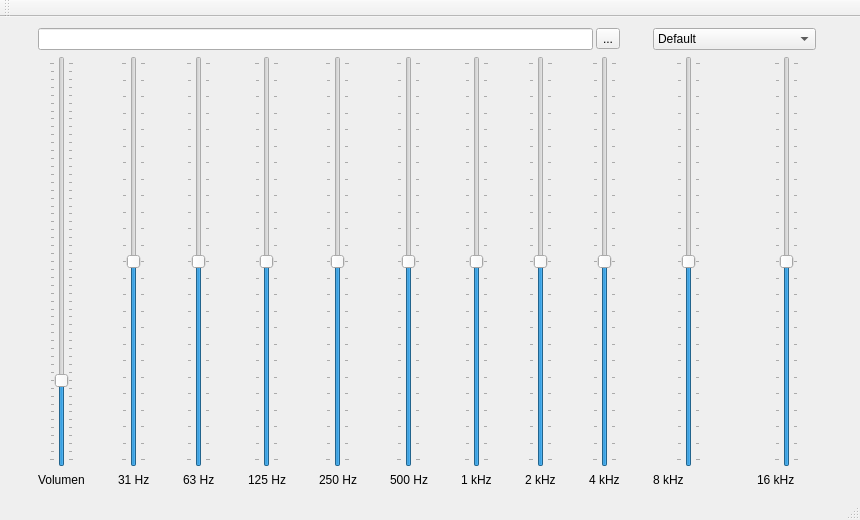
<?xml version="1.0" encoding="UTF-8"?>
<ui version="4.0">
 <class>MainWindow</class>
 <widget class="QMainWindow" name="MainWindow">
  <property name="geometry">
   <rect>
    <x>0</x>
    <y>0</y>
    <width>860</width>
    <height>520</height>
   </rect>
  </property>
  <property name="windowTitle">
   <string>MainWindow</string>
  </property>
  <widget class="QWidget" name="centralWidget">
   <layout class="QGridLayout" name="gridLayout">
    <item row="1" column="2">
     <layout class="QHBoxLayout" name="Filtro63Hz">
      <item>
       <widget class="QSlider" name="filtro63HzSlider">
        <property name="minimum">
         <number>0</number>
        </property>
        <property name="maximum">
         <number>24</number>
        </property>
        <property name="pageStep">
         <number>1</number>
        </property>
        <property name="value">
         <number>12</number>
        </property>
        <property name="sliderPosition">
         <number>12</number>
        </property>
        <property name="orientation">
         <enum>Qt::Vertical</enum>
        </property>
        <property name="tickPosition">
         <enum>QSlider::TicksBothSides</enum>
        </property>
        <property name="tickInterval">
         <number>1</number>
        </property>
       </widget>
      </item>
     </layout>
    </item>
    <item row="1" column="3">
     <layout class="QHBoxLayout" name="Filtro125Hz">
      <item>
       <widget class="QSlider" name="filtro125HzSlider">
        <property name="minimum">
         <number>0</number>
        </property>
        <property name="maximum">
         <number>24</number>
        </property>
        <property name="pageStep">
         <number>1</number>
        </property>
        <property name="value">
         <number>12</number>
        </property>
        <property name="sliderPosition">
         <number>12</number>
        </property>
        <property name="orientation">
         <enum>Qt::Vertical</enum>
        </property>
        <property name="tickPosition">
         <enum>QSlider::TicksBothSides</enum>
        </property>
        <property name="tickInterval">
         <number>1</number>
        </property>
       </widget>
      </item>
     </layout>
    </item>
    <item row="1" column="7">
     <layout class="QHBoxLayout" name="Filtro2kHz">
      <item>
       <widget class="QSlider" name="filtro2kHzSlider">
        <property name="minimum">
         <number>0</number>
        </property>
        <property name="maximum">
         <number>24</number>
        </property>
        <property name="singleStep">
         <number>1</number>
        </property>
        <property name="pageStep">
         <number>1</number>
        </property>
        <property name="value">
         <number>12</number>
        </property>
        <property name="sliderPosition">
         <number>12</number>
        </property>
        <property name="orientation">
         <enum>Qt::Vertical</enum>
        </property>
        <property name="tickPosition">
         <enum>QSlider::TicksBothSides</enum>
        </property>
        <property name="tickInterval">
         <number>1</number>
        </property>
       </widget>
      </item>
     </layout>
    </item>
    <item row="2" column="1">
     <widget class="QLabel" name="filtro31HzLabel">
      <property name="text">
       <string>31 Hz</string>
      </property>
     </widget>
    </item>
    <item row="2" column="2">
     <widget class="QLabel" name="filtro63HzLabel">
      <property name="text">
       <string>63 Hz</string>
      </property>
     </widget>
    </item>
    <item row="2" column="3">
     <widget class="QLabel" name="filtro125HzLabel">
      <property name="text">
       <string>125 Hz</string>
      </property>
     </widget>
    </item>
    <item row="2" column="4">
     <widget class="QLabel" name="filtro250HzLabel">
      <property name="text">
       <string>250 Hz</string>
      </property>
     </widget>
    </item>
    <item row="2" column="10">
     <widget class="QLabel" name="filtro16kHzLabel">
      <property name="text">
       <string>16 kHz</string>
      </property>
     </widget>
    </item>
    <item row="2" column="5">
     <widget class="QLabel" name="filtro500HzLabel">
      <property name="text">
       <string>500 Hz</string>
      </property>
     </widget>
    </item>
    <item row="2" column="6">
     <widget class="QLabel" name="filtro1kHzLabel">
      <property name="text">
       <string>1 kHz</string>
      </property>
     </widget>
    </item>
    <item row="2" column="7">
     <widget class="QLabel" name="filtro2kHzLabel">
      <property name="text">
       <string>2 kHz</string>
      </property>
     </widget>
    </item>
    <item row="2" column="8">
     <widget class="QLabel" name="filtro4kHzLabel">
      <property name="text">
       <string>4 kHz</string>
      </property>
     </widget>
    </item>
    <item row="2" column="9">
     <widget class="QLabel" name="filtro8kHzLabel">
      <property name="text">
       <string>8 kHz</string>
      </property>
     </widget>
    </item>
    <item row="1" column="9">
     <layout class="QHBoxLayout" name="Filtro8kHz">
      <item>
       <widget class="QSlider" name="filtro8kHzSlider">
        <property name="minimum">
         <number>0</number>
        </property>
        <property name="maximum">
         <number>24</number>
        </property>
        <property name="pageStep">
         <number>1</number>
        </property>
        <property name="value">
         <number>12</number>
        </property>
        <property name="sliderPosition">
         <number>12</number>
        </property>
        <property name="orientation">
         <enum>Qt::Vertical</enum>
        </property>
        <property name="tickPosition">
         <enum>QSlider::TicksBothSides</enum>
        </property>
        <property name="tickInterval">
         <number>1</number>
        </property>
       </widget>
      </item>
     </layout>
    </item>
    <item row="1" column="10">
     <layout class="QHBoxLayout" name="Filtro16kHz">
      <item>
       <widget class="QSlider" name="filtro16kHzSlider">
        <property name="minimum">
         <number>0</number>
        </property>
        <property name="maximum">
         <number>24</number>
        </property>
        <property name="pageStep">
         <number>1</number>
        </property>
        <property name="value">
         <number>12</number>
        </property>
        <property name="sliderPosition">
         <number>12</number>
        </property>
        <property name="orientation">
         <enum>Qt::Vertical</enum>
        </property>
        <property name="tickPosition">
         <enum>QSlider::TicksBothSides</enum>
        </property>
        <property name="tickInterval">
         <number>1</number>
        </property>
       </widget>
      </item>
     </layout>
    </item>
    <item row="2" column="0">
     <widget class="QLabel" name="volume">
      <property name="text">
       <string>Volumen</string>
      </property>
     </widget>
    </item>
    <item row="1" column="4">
     <layout class="QHBoxLayout" name="Filtro250Hz">
      <item>
       <widget class="QSlider" name="filtro250HzSlider">
        <property name="minimum">
         <number>0</number>
        </property>
        <property name="maximum">
         <number>24</number>
        </property>
        <property name="pageStep">
         <number>1</number>
        </property>
        <property name="value">
         <number>12</number>
        </property>
        <property name="sliderPosition">
         <number>12</number>
        </property>
        <property name="orientation">
         <enum>Qt::Vertical</enum>
        </property>
        <property name="tickPosition">
         <enum>QSlider::TicksBothSides</enum>
        </property>
        <property name="tickInterval">
         <number>1</number>
        </property>
       </widget>
      </item>
     </layout>
    </item>
    <item row="1" column="5">
     <layout class="QHBoxLayout" name="Filtro500Hz">
      <item>
       <widget class="QSlider" name="filtro500HzSlider">
        <property name="minimum">
         <number>0</number>
        </property>
        <property name="maximum">
         <number>24</number>
        </property>
        <property name="pageStep">
         <number>1</number>
        </property>
        <property name="value">
         <number>12</number>
        </property>
        <property name="sliderPosition">
         <number>12</number>
        </property>
        <property name="orientation">
         <enum>Qt::Vertical</enum>
        </property>
        <property name="tickPosition">
         <enum>QSlider::TicksBothSides</enum>
        </property>
        <property name="tickInterval">
         <number>1</number>
        </property>
       </widget>
      </item>
     </layout>
    </item>
    <item row="1" column="6">
     <layout class="QHBoxLayout" name="Filtro1kHz">
      <item>
       <widget class="QSlider" name="filtro1kHzSlider">
        <property name="minimum">
         <number>0</number>
        </property>
        <property name="maximum">
         <number>24</number>
        </property>
        <property name="pageStep">
         <number>1</number>
        </property>
        <property name="value">
         <number>12</number>
        </property>
        <property name="sliderPosition">
         <number>12</number>
        </property>
        <property name="orientation">
         <enum>Qt::Vertical</enum>
        </property>
        <property name="tickPosition">
         <enum>QSlider::TicksBothSides</enum>
        </property>
        <property name="tickInterval">
         <number>1</number>
        </property>
       </widget>
      </item>
     </layout>
    </item>
    <item row="1" column="0">
     <layout class="QHBoxLayout" name="horizontalLayout_2">
      <item>
       <widget class="QSlider" name="volumeSlider">
        <property name="maximum">
         <number>50</number>
        </property>
        <property name="pageStep">
         <number>5</number>
        </property>
        <property name="value">
         <number>10</number>
        </property>
        <property name="orientation">
         <enum>Qt::Vertical</enum>
        </property>
        <property name="tickPosition">
         <enum>QSlider::TicksBothSides</enum>
        </property>
        <property name="tickInterval">
         <number>1</number>
        </property>
       </widget>
      </item>
     </layout>
    </item>
    <item row="1" column="1">
     <layout class="QHBoxLayout" name="Filtro31Hz">
      <item>
       <widget class="QSlider" name="filtro31HzSlider">
        <property name="minimum">
         <number>0</number>
        </property>
        <property name="maximum">
         <number>24</number>
        </property>
        <property name="pageStep">
         <number>1</number>
        </property>
        <property name="value">
         <number>12</number>
        </property>
        <property name="sliderPosition">
         <number>12</number>
        </property>
        <property name="orientation">
         <enum>Qt::Vertical</enum>
        </property>
        <property name="tickPosition">
         <enum>QSlider::TicksBothSides</enum>
        </property>
        <property name="tickInterval">
         <number>1</number>
        </property>
       </widget>
      </item>
     </layout>
    </item>
    <item row="1" column="8">
     <layout class="QHBoxLayout" name="Filtro4kHz">
      <item>
       <widget class="QSlider" name="filtro4kHzSlider">
        <property name="minimum">
         <number>0</number>
        </property>
        <property name="maximum">
         <number>24</number>
        </property>
        <property name="pageStep">
         <number>1</number>
        </property>
        <property name="value">
         <number>12</number>
        </property>
        <property name="sliderPosition">
         <number>12</number>
        </property>
        <property name="orientation">
         <enum>Qt::Vertical</enum>
        </property>
        <property name="tickPosition">
         <enum>QSlider::TicksBothSides</enum>
        </property>
        <property name="tickInterval">
         <number>1</number>
        </property>
       </widget>
      </item>
     </layout>
    </item>
    <item row="0" column="0" colspan="9">
     <layout class="QVBoxLayout" name="verticalLayout" stretch="0">
      <item>
       <layout class="QHBoxLayout" name="horizontalLayout">
        <property name="spacing">
         <number>3</number>
        </property>
        <item>
         <widget class="QLineEdit" name="fileEdit"/>
        </item>
        <item>
         <widget class="QToolButton" name="fileButton">
          <property name="text">
           <string>...</string>
          </property>
         </widget>
        </item>
       </layout>
      </item>
     </layout>
    </item>
    <item row="0" column="9" colspan="2">
     <layout class="QGridLayout" name="presetsLayout">
      <item row="0" column="0">
       <widget class="QComboBox" name="presetsComboBox">
        <item>
         <property name="text">
          <string>Default</string>
         </property>
        </item>
        <item>
         <property name="text">
          <string>Classical</string>
         </property>
        </item>
        <item>
         <property name="text">
          <string>Dance</string>
         </property>
        </item>
        <item>
         <property name="text">
          <string>Full Bass &amp; Trebble</string>
         </property>
        </item>
        <item>
         <property name="text">
          <string>Full Trebble</string>
         </property>
        </item>
        <item>
         <property name="text">
          <string>Pop</string>
         </property>
        </item>
        <item>
         <property name="text">
          <string>Reggae</string>
         </property>
        </item>
        <item>
         <property name="text">
          <string>Rock</string>
         </property>
        </item>
        <item>
         <property name="text">
          <string>Techno</string>
         </property>
        </item>
       </widget>
      </item>
     </layout>
    </item>
    <item row="3" column="0" colspan="11">
     <layout class="QGridLayout" name="chartsLayout"/>
    </item>
   </layout>
  </widget>
  <widget class="QMenuBar" name="menuBar">
   <property name="geometry">
    <rect>
     <x>0</x>
     <y>0</y>
     <width>860</width>
     <height>22</height>
    </rect>
   </property>
  </widget>
  <widget class="QToolBar" name="mainToolBar">
   <attribute name="toolBarArea">
    <enum>TopToolBarArea</enum>
   </attribute>
   <attribute name="toolBarBreak">
    <bool>false</bool>
   </attribute>
  </widget>
  <widget class="QStatusBar" name="statusBar"/>
 </widget>
 <layoutdefault spacing="6" margin="11"/>
 <resources/>
 <connections/>
</ui>
